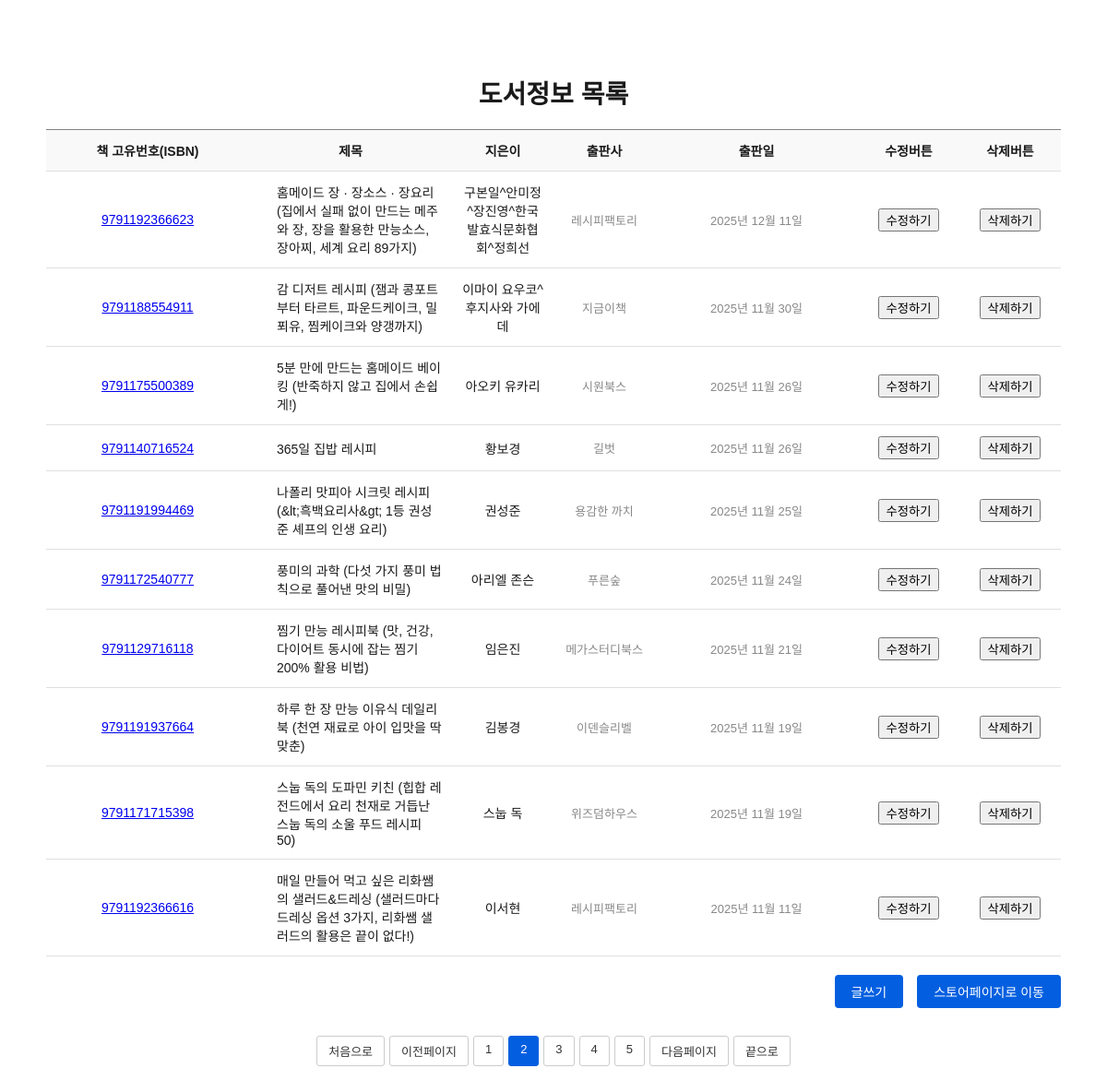
/Book_Manage/blist/?page=2, run on the app's committed database.
### store/models.py (models this page shows, shortened)
class Book(models.Model):
    bisbn = models.CharField(primary_key=True, max_length=50, verbose_name="ISBN")
    btitle = models.CharField(max_length=200, verbose_name="책 제목")
    bauthor = models.CharField(max_length=100, verbose_name="저자")
    bpublisher = models.CharField(max_length=100, verbose_name="출판사")
    bpubdate= models.DateField(verbose_name="출판일", null=True, blank=True)
    bprice = models.IntegerField(verbose_name="가격", null=True, blank=True)
    bimage = models.URLField(verbose_name="이미지", null=True, blank=True)
    bdescription = models.TextField(verbose_name="책 소개", null=True, blank=True)
    bhit = models.IntegerField(default=0, verbose_name="조회수")
    bcreated_at = models.DateTimeField(auto_now_add=True)

### Book_Manage/views.py (the view)
# urls.py: path('blist/', views.blist, name='blist'),
def blist(request):
    qs = Book.objects.all().order_by('-bpubdate','-bcreated_at')
    paginator = Paginator(qs,10)  # 101 -> 11
    page = int(request.GET.get('page',1))
    list_qs = paginator.get_page(page) # 1page -> 게시글 10개를 전달
    context = {'list':list_qs,'page':page}
    return render(request,'Book_Manage/blist.html',context)

### Book_Manage/templates/Book_manage/blist.html (shortened to what this page needs)
<!DOCTYPE html>
<html lang="ko">
<head>
</head>
<body>
  <div class="board-container">
        <div class="board-title">도서정보 목록</div>
        <table class="board-table">
        <colgroup>
            <col width='20%'>
            <col width='20%'>
            <col width='10%'>
            <col width='10%'>
            <col width='20%'>
            <col width='10%'>
            <col width='10%'>
        </colgroup>
        <thead>
            <tr>
                <th>책 고유번호(ISBN)</th>
                <th>제목</th>
                <th>지은이</th>
                <th>출판사</th>
                <th>출판일</th>
                <th>수정버튼</th>
                <th>삭제버튼</th>
            </tr>
        </thead>
        <tbody>
            {% if list %}
            {% for b in list  %}
            <tr>
                <td><a href="/Book_Manage/bview/{{b.bisbn}}/">{{b.bisbn}}</a></td>
                <td class="title"><a href="/Book_Manage/bview/{{b.bisbn}}/">{{b.btitle}}</a></td>
                <td>{{b.bauthor}}</td>
                <td class="date">{{b.bpublisher}}</td>
                <td class="views">{{b.bpubdate}}</td>
                <td>
                    <button type="button" onclick="location.href='/Book_Manage/bupdate/{{b.bisbn}}/'">수정하기</button>
                </td>
                <td>
                    <button type="button" onclick="deleteBook('{{b.bisbn}}')">삭제하기</button>
                </td>
            </tr>
            {% endfor %}
            {% else %}
            <tr>
                <td colspan='6'>데이터가 없습니다.</td>
            </tr>
            {% endif %}
        </tbody>
        </table>
        <div class="write-box">
        <a href="/Book_Manage/bwrite/" class="write-btn">글쓰기</a>
        <a href="/store/slist/" class="slist-btn">스토어페이지로 이동</a>
        </div>
        <div class="board-footer" >
            <div class="pagination">
                {% if list.has_previous  %}
                <a href="/Book_Manage/blist/?page=1">처음으로</a>
                <a href="/Book_Manage/blist/?page={{list.previous_page_number}}">이전페이지</a>
                {% else %}
                <a>처음으로</a>
                <a>이전페이지</a>
                {% endif %}
                {% for p in list.paginator.page_range  %}
                {% if p >= list.number|add:'-3' and p <= list.number|add:'3' %}
                    {% if p == list.number %}
                        <a class="active">{{p}}</a>
                    {% else %}
                        <a href="/Book_Manage/blist/?page={{p}}">{{p}}</a>
                    {% endif %}
                {% endif %}
                {% endfor %}
                {% if list.has_next  %}
                <a href="/Book_Manage/blist/?page={{list.next_page_number}}">다음페이지</a>
                <a href="/Book_Manage/blist/?page={{list.paginator.num_pages}}">끝으로</a>
                {% else %}
                <a>다음페이지</a>
                <a>끝으로</a>
                {% endif %}
            </div>
        </div>
    </div>
</body>
</html>

### Book_Manage/templates/Book_manage/blist.html (style rules this page uses)
body { font-family: 'Arial', sans-serif; margin: 0; padding: 0; background: #fff; color: #1a1a1a; }
.board-container { max-width: 1100px; margin: 80px auto; padding: 0 20px; }
.board-title { font-size: 28px; font-weight: bold; margin-bottom: 20px; text-align: center; }
table.board-table { width: 100%; border-collapse: collapse; font-size: 14px; }
.board-table th, .board-table td { border-bottom: 1px solid #e0e0e0; padding: 12px 10px; text-align: center; }
.board-table th { background-color: #f9f9f9; font-weight: 600; border-top:1px solid #848484; }
.board-table td.title { text-align:left; padding-left:30px; }
.board-table td.title a { color: #1a1a1a; text-decoration: none; }
.board-table td.date, .board-table td.views { color: #888; font-size: 13px; }
.write-box { width: 100%; display: flex; justify-content: flex-end; margin-top: 20px; }
.write-btn { padding: 8px 18px; background-color: #035fe0; color: #fff; font-size: 14px; border-radius: 4px; text-decoration: none; }
.slist-btn { margin-left:15px; padding: 8px 18px; background-color: #035fe0; color: #fff; font-size: 14px; border-radius: 4px; text-decoration: none; }
.board-footer { width:100%; margin-top: 30px; display: flex; justify-content: center; align-items: center; flex-wrap: wrap; gap: 10px; }
.pagination { display: flex; gap: 5px; justify-content: center; }
.pagination a { padding: 6px 12px; text-decoration: none; border: 1px solid #ccc; color: #333; font-size: 13px; border-radius: 3px; }
.pagination a.active { background-color: #035fe0; color: white; border-color: #035fe0; }

### data on the page
Book: bisbn "9791192366623", btitle "홈메이드 장 · 장소스 · 장요리 (집에서 실패 없이 만드는 메주와 장, 장을 활용한 만능소스, 장아찌, 세계 요리 89가지)", bauthor "구본일^안미정^장진영^한국발효식문화협회^정희선", bpublisher "레시피팩토리", bpubdate "2025년 12월 11일"
Book: bisbn "9791188554911", btitle "감 디저트 레시피 (잼과 콩포트부터 타르트, 파운드케이크, 밀푀유, 찜케이크와 양갱까지)", bauthor "이마이 요우코^후지사와 가에데", bpublisher "지금이책", bpubdate "2025년 11월 30일"
Book: bisbn "9791175500389", btitle "5분 만에 만드는 홈메이드 베이킹 (반죽하지 않고 집에서 손쉽게!)", bauthor "아오키 유카리", bpublisher "시원북스", bpubdate "2025년 11월 26일"
Book: bisbn "9791140716524", btitle "365일 집밥 레시피", bauthor "황보경", bpublisher "길벗", bpubdate "2025년 11월 26일"
Book: bisbn "9791191994469", btitle "나폴리 맛피아 시크릿 레시피 (&lt;흑백요리사&gt; 1등 권성준 셰프의 인생 요리)", bauthor "권성준", bpublisher "용감한 까치", bpubdate "2025년 11월 25일"
Book: bisbn "9791172540777", btitle "풍미의 과학 (다섯 가지 풍미 법칙으로 풀어낸 맛의 비밀)", bauthor "아리엘 존슨", bpublisher "푸른숲", bpubdate "2025년 11월 24일"
Book: bisbn "9791129716118", btitle "찜기 만능 레시피북 (맛, 건강, 다이어트 동시에 잡는 찜기 200% 활용 비법)", bauthor "임은진", bpublisher "메가스터디북스", bpubdate "2025년 11월 21일"
Book: bisbn "9791191937664", btitle "하루 한 장 만능 이유식 데일리북 (천연 재료로 아이 입맛을 딱 맞춘)", bauthor "김봉경", bpublisher "이덴슬리벨", bpubdate "2025년 11월 19일"
Book: bisbn "9791171715398", btitle "스눕 독의 도파민 키친 (힙합 레전드에서 요리 천재로 거듭난 스눕 독의 소울 푸드 레시피 50)", bauthor "스눕 독", bpublisher "위즈덤하우스", bpubdate "2025년 11월 19일"
Book: bisbn "9791192366616", btitle "매일 만들어 먹고 싶은 리화쌤의 샐러드&드레싱 (샐러드마다 드레싱 옵션 3가지, 리화쌤 샐러드의 활용은 끝이 없다!)", bauthor "이서현", bpublisher "레시피팩토리", bpubdate "2025년 11월 11일"

### other printed values
{{ p }} "1" "3" "4" "5"
{{ p }} "2"
